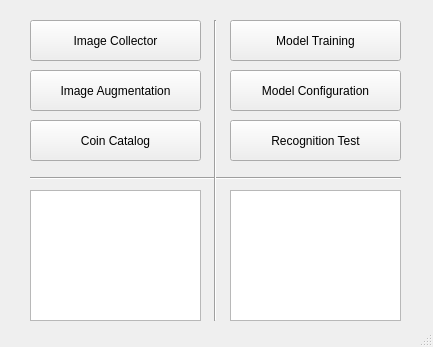
<?xml version="1.0" encoding="UTF-8"?>
<ui version="4.0">
 <class>MainWindow</class>
 <widget class="QMainWindow" name="MainWindow">
  <property name="geometry">
   <rect>
    <x>0</x>
    <y>0</y>
    <width>433</width>
    <height>347</height>
   </rect>
  </property>
  <property name="sizePolicy">
   <sizepolicy hsizetype="Fixed" vsizetype="Fixed">
    <horstretch>0</horstretch>
    <verstretch>0</verstretch>
   </sizepolicy>
  </property>
  <property name="windowTitle">
   <string>MainWindow</string>
  </property>
  <property name="autoFillBackground">
   <bool>false</bool>
  </property>
  <property name="tabShape">
   <enum>QTabWidget::Rounded</enum>
  </property>
  <property name="unifiedTitleAndToolBarOnMac">
   <bool>false</bool>
  </property>
  <widget class="QWidget" name="centralwidget">
   <widget class="QPushButton" name="AddImageButton">
    <property name="geometry">
     <rect>
      <x>30</x>
      <y>20</y>
      <width>171</width>
      <height>41</height>
     </rect>
    </property>
    <property name="locale">
     <locale language="English" country="UnitedStates"/>
    </property>
    <property name="text">
     <string>Image Collector</string>
    </property>
   </widget>
   <widget class="QPushButton" name="ImageAugmentationButton">
    <property name="geometry">
     <rect>
      <x>30</x>
      <y>70</y>
      <width>171</width>
      <height>41</height>
     </rect>
    </property>
    <property name="text">
     <string>Image Augmentation</string>
    </property>
   </widget>
   <widget class="QPushButton" name="pushButton_2">
    <property name="geometry">
     <rect>
      <x>30</x>
      <y>120</y>
      <width>171</width>
      <height>41</height>
     </rect>
    </property>
    <property name="text">
     <string>Coin Catalog</string>
    </property>
   </widget>
   <widget class="QPushButton" name="pushButton_3">
    <property name="geometry">
     <rect>
      <x>230</x>
      <y>20</y>
      <width>171</width>
      <height>41</height>
     </rect>
    </property>
    <property name="text">
     <string>Model Training</string>
    </property>
   </widget>
   <widget class="QPushButton" name="pushButton_4">
    <property name="geometry">
     <rect>
      <x>230</x>
      <y>70</y>
      <width>171</width>
      <height>41</height>
     </rect>
    </property>
    <property name="text">
     <string>Model Configuration</string>
    </property>
   </widget>
   <widget class="QPushButton" name="pushButton_5">
    <property name="geometry">
     <rect>
      <x>230</x>
      <y>120</y>
      <width>171</width>
      <height>41</height>
     </rect>
    </property>
    <property name="text">
     <string>Recognition Test</string>
    </property>
   </widget>
   <widget class="Line" name="line">
    <property name="geometry">
     <rect>
      <x>195</x>
      <y>20</y>
      <width>41</width>
      <height>301</height>
     </rect>
    </property>
    <property name="orientation">
     <enum>Qt::Vertical</enum>
    </property>
   </widget>
   <widget class="Line" name="line_2">
    <property name="geometry">
     <rect>
      <x>30</x>
      <y>170</y>
      <width>371</width>
      <height>16</height>
     </rect>
    </property>
    <property name="orientation">
     <enum>Qt::Horizontal</enum>
    </property>
   </widget>
   <widget class="QTextEdit" name="textEdit">
    <property name="geometry">
     <rect>
      <x>30</x>
      <y>190</y>
      <width>171</width>
      <height>131</height>
     </rect>
    </property>
   </widget>
   <widget class="QTextEdit" name="textEdit_2">
    <property name="geometry">
     <rect>
      <x>230</x>
      <y>190</y>
      <width>171</width>
      <height>131</height>
     </rect>
    </property>
   </widget>
   <zorder>AddImageButton</zorder>
   <zorder>ImageAugmentationButton</zorder>
   <zorder>pushButton_2</zorder>
   <zorder>pushButton_3</zorder>
   <zorder>pushButton_4</zorder>
   <zorder>pushButton_5</zorder>
   <zorder>line_2</zorder>
   <zorder>line</zorder>
   <zorder>textEdit</zorder>
   <zorder>textEdit_2</zorder>
  </widget>
  <widget class="QStatusBar" name="statusbar"/>
 </widget>
 <resources/>
 <connections/>
</ui>
